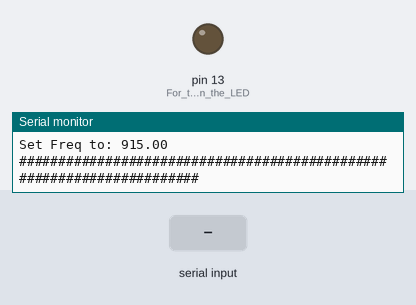
Simulated run of this sketch. Board: Arduino Uno, built with avr-gcc and run on an emulated ATmega328P. On the bench: output pins drawn as LEDs (lit = HIGH), the last lines printed to the serial monitor. The inputs (shaded band) are chosen by the test bench. No radio packets arrive unless stated; pins used as bus, display or sensor lines are not drawn.

Above: at 1.3 s.
1.4 s: "1\n" received over Serial
At 2.41 s:
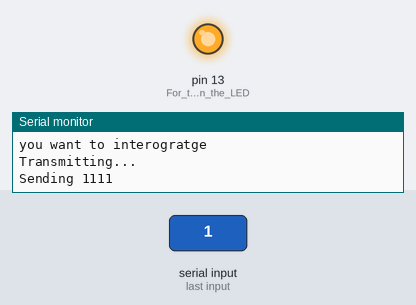
6.9 s: "2\n" received over Serial
At 8.8 s:
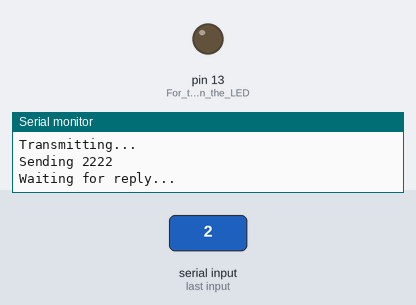
Timing chart, 0 to 10.3 s (numbered marks = the images above; inputs shaded):
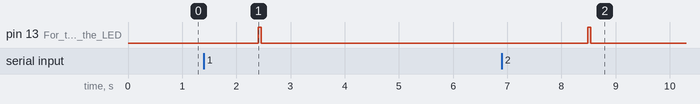

Measured:
- after the input at 1.4 s, pin 13 (For_turning_on_the_LED): LOW → HIGH after 1.0 s, → LOW 0.06 s later
- after the input at 6.9 s, pin 13 (For_turning_on_the_LED): LOW → HIGH after 1.6 s, → LOW 0.06 s later

The sketch:

Ground_segment.ino
```cpp
/*
Program that uses the 32u4 feather as a ground station to contact a feather space station
author: Travis McKee
Date: 24 Aug 2019
*/

#include <SPI.h>
#include <RH_RF95.h>

// for feather32u4
#define RFM95_CS 8
#define RFM95_RST 4
#define RFM95_INT 7

// Change to 434.0 or other frequency, must match RX's freq!
#define RF95_FREQ 915.0

char input = '0';

// Singleton instance of the radio driver
RH_RF95 rf95(RFM95_CS, RFM95_INT);

void setup()
{
  pinMode(RFM95_RST, OUTPUT);
  digitalWrite(RFM95_RST, HIGH);
  pinMode(13, OUTPUT); //For turning on the LED

  Serial.begin(115200);
  while (!Serial) {
    delay(1);
  }

  delay(100);

  Serial.println("Feather LoRa TX Test!");

  // manual reset
  digitalWrite(RFM95_RST, LOW);
  delay(10);
  digitalWrite(RFM95_RST, HIGH);
  delay(10);

  while (!rf95.init()) {
    Serial.println("LoRa radio init failed");
    Serial.println("Uncomment '#define SERIAL_DEBUG' in RH_RF95.cpp for detailed debug info");
    while (1);
  }
  Serial.println("LoRa radio init OK!");

  // Defaults after init are 434.0MHz, modulation GFSK_Rb250Fd250, +13dbM
  if (!rf95.setFrequency(RF95_FREQ)) {
    Serial.println("setFrequency failed");
    while (1);
  }
  Serial.print("Set Freq to: "); Serial.println(RF95_FREQ);
  Serial.println("######################################################################");

  // Defaults after init are 434.0MHz, 13dBm, Bw = 125 kHz, Cr = 4/5, Sf = 128chips/symbol, CRC on
  // you can set transmitter powers from 5 to 23 dBm:
  rf95.setTxPower(23, false);
}


void loop()
{

  while (Serial.available() > 0)
  {
    input = Serial.parseInt();
    if (Serial.read() == '\n')
    {
          switch (input)
          {
            case 1:  //Interograte
            {
              Serial.println("you want to interogratge");
              transmit("1111");
              input = '0';
            }
              break;
            case 2:  //Identify
            {
              Serial.println("you want to identify");
              transmit("2222");
              input = '0';
            }
              break;
              case 3:  //Battery check
            {
              Serial.println("you want to check battery");
              transmit("3333");
              input = '0';
            }
              break;
              case 4:  //Flash light
            {
              Serial.println("you want make sat flash");
              transmit("4444");
              input = '0';
            }
              break;
              case 5:  //Does nothing
            {
              Serial.println("Check command fail");
              transmit("5555");
              input = '0';
            }
              break;
            default:
            {
              Serial.println("Invalid selection");
              input = '0';
            }
              // if nothing else matches, do the default
              break;
          }
          Serial.println();
     }
   }
}

void transmit(char msg[]){
  delay(1000); // Wait 1 second between transmits, could also 'sleep' here!
  Serial.println("Transmitting..."); // Send a message to rf95_server
  digitalWrite(13, HIGH); //turn on the LED
  uint8_t radiopacket[4];

  strcpy(radiopacket,msg);
  Serial.print("Sending "); Serial.println((char*)radiopacket);

  rf95.send(radiopacket, sizeof(radiopacket)+1);
  rf95.waitPacketSent();

  // Now wait for a reply
  uint8_t buf[RH_RF95_MAX_MESSAGE_LEN];
  uint8_t len = sizeof(buf);
  digitalWrite(13, LOW);

  Serial.println("Waiting for reply...");
  if (rf95.waitAvailableTimeout(5000))
  {
    // Should be a reply message for us now
    if (rf95.recv(buf, &len))
   {
      Serial.print("Got reply: ");
      Serial.println((char*)buf);
      memset(buf,0,len);
    }
    else
    {
      Serial.println("Receive failed");
    }
  }
  else
  {
    Serial.println("No reply, is there a listener around?");
  }
}
```
